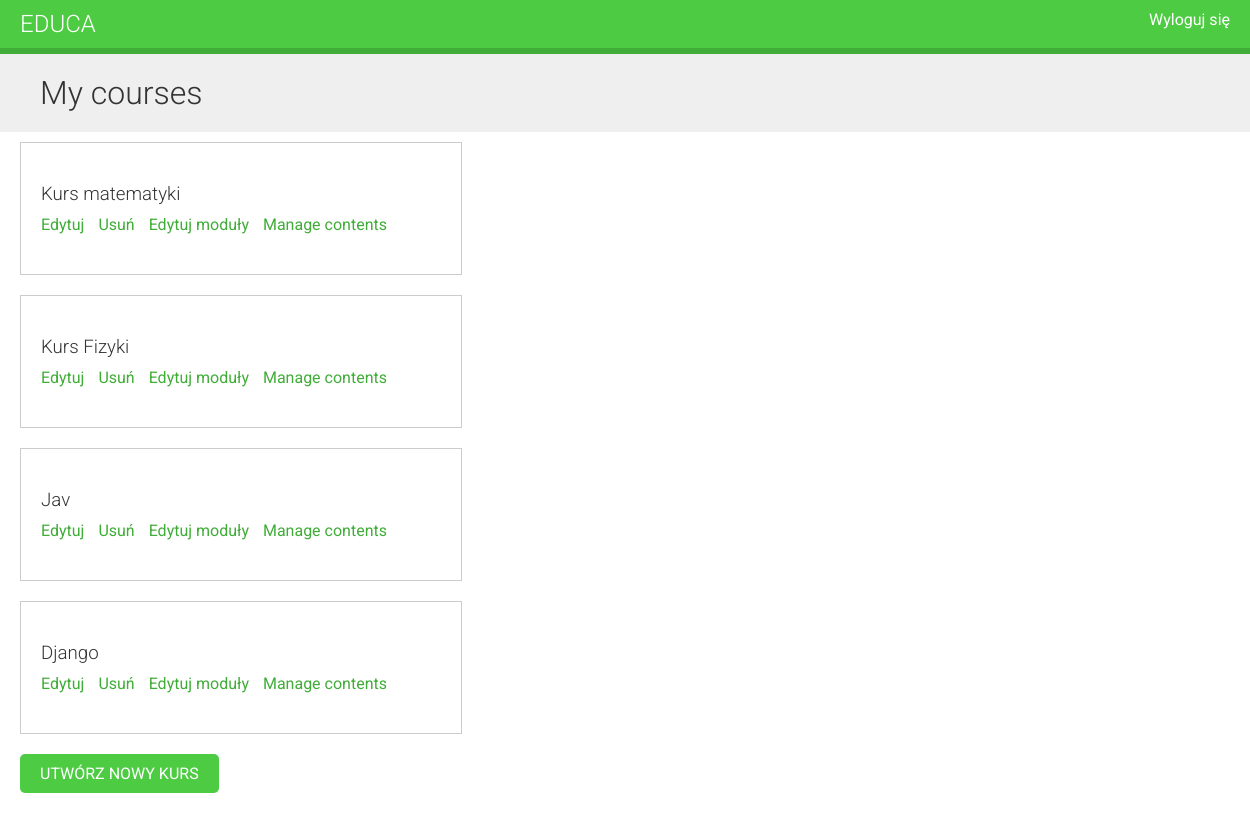
The app's page /course/mine/ (signed in) with its own data.
### courses/models.py (models this page shows, shortened)
class Course(models.Model):
    owner = models.ForeignKey(User, related_name='courses_created', on_delete = models.CASCADE)
    subject = models.ForeignKey(Subject, related_name='courses', on_delete = models.CASCADE)
    title = models.CharField(max_length=200)
    slug = models.SlugField(max_length=200, unique=True)
    overview = models.TextField()
    created = models.DateTimeField(auto_now_add=True)
    students = models.ManyToManyField(User, related_name='courses_joined', blank=True)
    class Meta:
        ordering = ('-created',)

### courses/views.py (the view)
class ManageCourseListView(OwnerCourseMixin, ListView):
    template_name = 'courses/manage/course/list.html'
    permission_required = 'courses.view_course'

### courses/views.py (called while the page is built)
    def get_queryset(self):
        qs = super(OwnerMixin, self).get_queryset()
        return qs.filter(owner=self.request.user)

### courses/templates/courses/manage/course/list.html (shortened to what this page needs)
{% extends "base.html" %}
{% block content %}
  <h1>My courses</h1>
  <div class="module">
    {% for course in object_list %}
      <div class="course-info">
        <h3>{{ course.title }}</h3>
        <p>
          <a href="{% url "course_edit" course.id %}">Edytuj</a>
          <a href="{% url "course_delete" course.id %}">Usuń</a>
          <a href="{% url "course_module_update" course.id %}">Edytuj moduły</a>
          {% if course.modules.count > 0 %}
            <a href="{% url "module_content_list" course.modules.first.id %}">
            Manage contents</a>
          {% endif %}
        </p>
      </div>
    {% empty %}
      <p>Jeszcze nie utworzyłeś kursów</p>
    {% endfor %}
    <p>
      <a href="{% url "course_create" %}" class="button">Utwórz nowy kurs</a>
    </p>
  </div>
{% endblock %}

### courses/static/css/base.css (style rules this page uses)
body { margin:0; font-family:'Roboto', sans-serif; font-weight:400; color:#333; }
a { color:#3fad37; text-decoration:none; }
h1, h2, h3, h4, h5, h6 { font-family:'Roboto', sans-serif; font-weight:300; }
h1 { background:#efefef; width:100%; overflow:auto; padding:20px 0 20px 40px; margin:0; }
.module { overflow:auto; }
.module h3 { margin:30px 0 0; padding:0; width:100%; }
.module p { margin:10px 0 20px; width:100%; float:left; }
.module { padding:10px 20px; float:left; }
input[type=submit], a.button { border-radius:5px; background:#4dcc43; color:#fff; font-size:16px; text-transform:uppercase; border:none; padding:10px 20px; margin:20px 0; }
.course-info { border:1px solid #ccc; padding:10px 20px 20px; width:400px; overflow:auto; margin-bottom:20px; }
.course-info a { margin-right:10px; }

### records on screen
Course: title "Kurs matematyki", shows "Manage contents"
Course: title "Kurs Fizyki", shows "Manage contents"
Course: title "Jav", shows "Manage contents"
Course: title "Django", shows "Manage contents"
